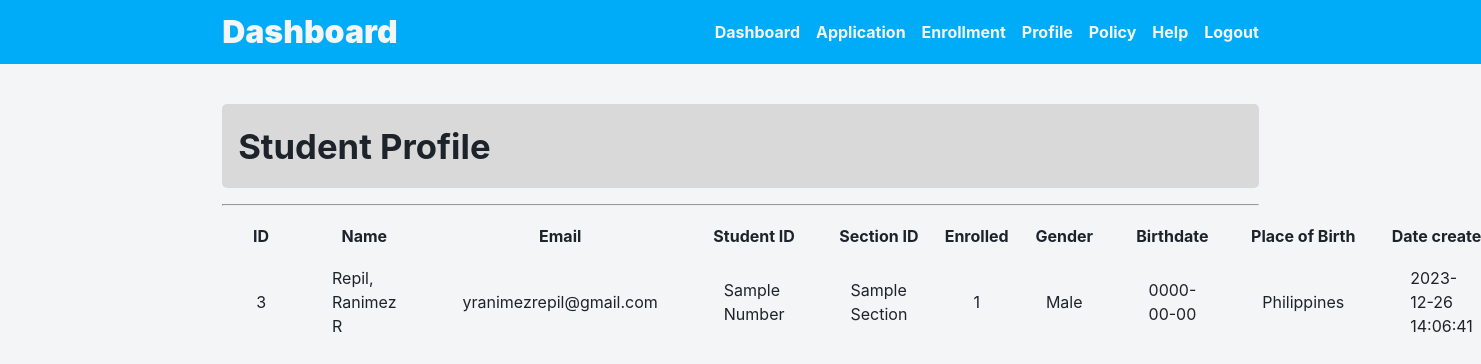
Page /src/modules/dashboard/profile.php (signed in) on the earlier database version.
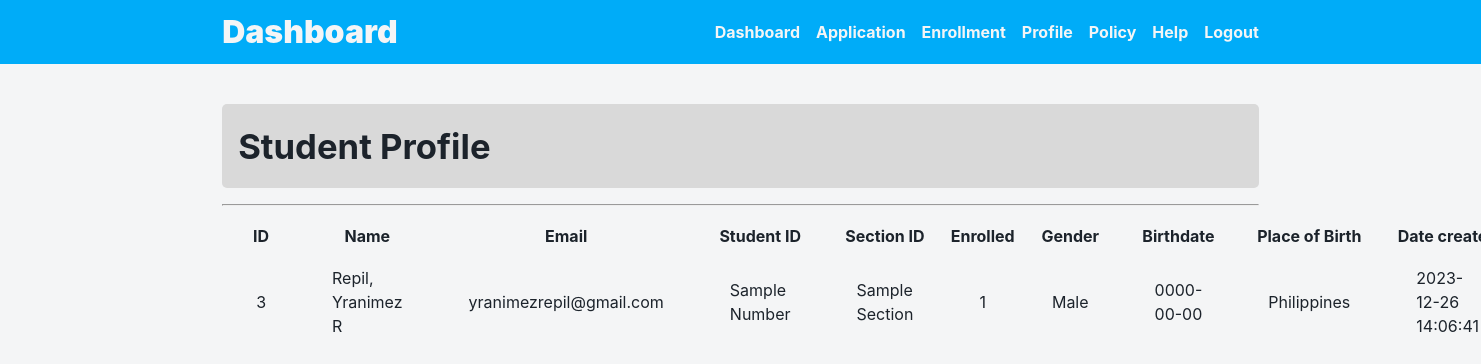
Same page on the later database version.
### tables this page shows
CREATE TABLE `student_info` (
  `Student_ID` int(20) NOT NULL,
  `First_Name` varchar(50) NOT NULL,
  `Last_Name` varchar(50) NOT NULL,
  `Middle_Initial` char(1) NOT NULL,
  `Gender` varchar(20) NOT NULL,
  `Birthdate` date NOT NULL,
  `Place_of_Birth` varchar(100) NOT NULL,
  `Citizenship` varchar(50) NOT NULL,
  `Civil_Status` enum('Single','Married','Divorced','Separated','Widowed') NOT NULL,
  `Mobile_Number` varchar(11) NOT NULL,
  `Email` varchar(100) NOT NULL,
  `Address` varchar(255) NOT NULL,
  `Enrolled` tinyint(1) NOT NULL DEFAULT 0,
  `User_ID` bigint(20) DEFAULT NULL,
  `Status` int(1) NOT NULL
);

CREATE TABLE `users` (
  `User_ID` bigint(20) NOT NULL,
  `First_Name` varchar(100) NOT NULL,
  `Last_Name` varchar(100) NOT NULL,
  `Email` varchar(255) NOT NULL,
  `Password` varchar(255) NOT NULL,
  `User_Type` enum('Student','Administrator','','') NOT NULL DEFAULT 'Student',
  `Date_Created` timestamp NOT NULL DEFAULT current_timestamp()
);

### config.php (called while the page is built, shortened)
<?php
$_C2_style_css = '../../../style.css';
$_C2_button_css = '../../css/button.css';
$_C2_forms_css = '../../css/forms.css';
$_C2_icon_css = '../../css/icon.css';
$_C2_module_css = '../../css/module.css';
$_C2_navbar_css = '../../css/navbar.css';

### src/process/session.php (called while the page is built, shortened)
<?php
if (isset($_SESSION['user_id'])) {
    $sql = "SELECT * FROM users WHERE User_ID = {$_SESSION['user_id']}";
    $result = $mysqli->query($sql);
    $user = $result->fetch_assoc();
}
if (isset($_SESSION['user_id'])) {
    $sql = "SELECT Student_info.*, users.* FROM student_info
        RIGHT JOIN users ON student_info.User_ID = users.User_ID
        WHERE student_info.USER_ID = {$_SESSION['user_id']}";
    $result = $mysqli->query($sql);
    $studentuser = $result->fetch_assoc();
}

### src/modules/dashboard/profile.php (the view, shortened to what this page needs)
<?php include '../../../config.php'; ?>
<?php include $_C2_session_php; ?>
<!DOCTYPE html>
<html lang="en">
<head>
    <link rel="stylesheet" href="<?php echo $_C2_style_css; ?>">
    <link rel="stylesheet" href="<?php echo $_C2_module_css; ?>">
    <link rel="stylesheet" href="<?php echo $_C2_button_css; ?>">
    <link rel="stylesheet" href="<?php echo $_C2_icon_css; ?>">
    <link rel="stylesheet" href="<?php echo $_C2_navbar_css; ?>">
    <link rel="stylesheet" href="<?php echo $_C2_forms_css; ?>">
</head>
<body>
    <?php if (isset($user)) : ?>
        <?php if ($user['User_Type'] == 'Student') : ?>
            <section class="studentlist1 container">
                <h2 class="page_title">Student Profile</h2>
                <hr class="title_line">
                <table>
                    <tbody>
                        <?php
                        echo "<table>";
                        echo "<tr><th>ID</th><th>Name</th><th>Email</th><th>Student ID</th><th>Section ID</th><th>Enrolled</th><th>Gender</th><th>Birthdate</th><th>Place of Birth</th><th>Date created</th></tr>";
                        echo "<tr>";
                        echo "<td>" . $studentuser["Student_ID"] . "</td>";
                        echo "<td>" . $studentuser['Last_Name'], ', ', $studentuser['First_Name'], ' ', $studentuser['Middle_Initial'] . "</td>";
                        echo "<td>" . $studentuser["Email"] . "</td>";
                        echo "<td>" . "Sample Number" . "</td>";
                        echo "<td>" . "Sample Section" . "</td>";
                        echo "<td>" . $studentuser["Enrolled"] . "</td>";
                        echo "<td>" . $studentuser["Gender"] . "</td>";
                        echo "<td>" . $studentuser["Birthdate"] . "</td>";
                        echo "<td>" . $studentuser["Place_of_Birth"] . "</td>";
                        echo "<td>" . $studentuser["Date_Created"] . "</td>";
                        echo "</tr>";
                        ?>
                    </tbody>
                </table>
            </section>
                    <?php endif; ?>
        <?php else : ?>
        <?php endif; ?>
</body>
</html>

Differences in the rows shown:
changed student_info "Male": User_ID.First_Name "Ranimez" → "Yranimez"
